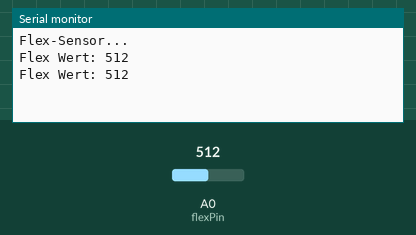
Recording of a sketch running on a simulated Arduino Uno, built with avr-gcc and run on an emulated ATmega328P. Shown: the last lines printed to the serial monitor. The test bench sets the inputs (shaded band); at power-on: A0 (flexPin) = 512.

Above: at 1.8 s.
1.9 s: A0 (flexPin) set to 716
At 2.8 s:
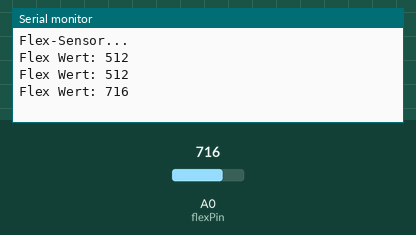
3.4 s: A0 (flexPin) set to 900
At 4.8 s:
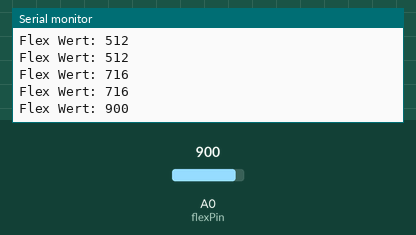
Timing chart, 0 to 6.4 s (numbered marks = the images above; inputs shaded):
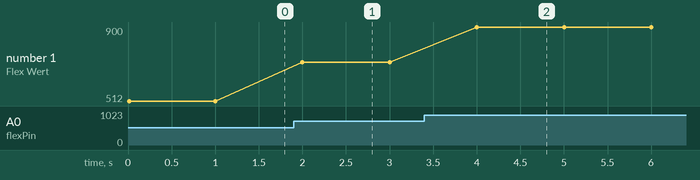

Measured:
- after the input at 1.9 s, the serial monitor: prints a new line after 0.10 s (image 1)
- after the input at 3.4 s, the serial monitor: prints a new line after 0.60 s (image 2)
- plotted number 1: 512 → 716 after the input at 1.9 s, 716 → 900 after the input at 3.4 s

The sketch:

arduino-sensoren-2-kap5-flexsensor.ino
```cpp
// Flex-Sensor
// Datei: arduino-sensoren-2-kap5-flexsensor.ino

int flexPin = A0;
int valFlex = 0;

void setup()
{
  Serial.begin(9600);
  Serial.println("Flex-Sensor...");
}

void loop()
{
  // Read the ADC, and calculate voltage and resistance from it
  valFlex = analogRead(flexPin);

  // Serielle Ausgabe
  Serial.print("Flex Wert: ");
  Serial.println(valFlex);

  delay(1000);
}
```
